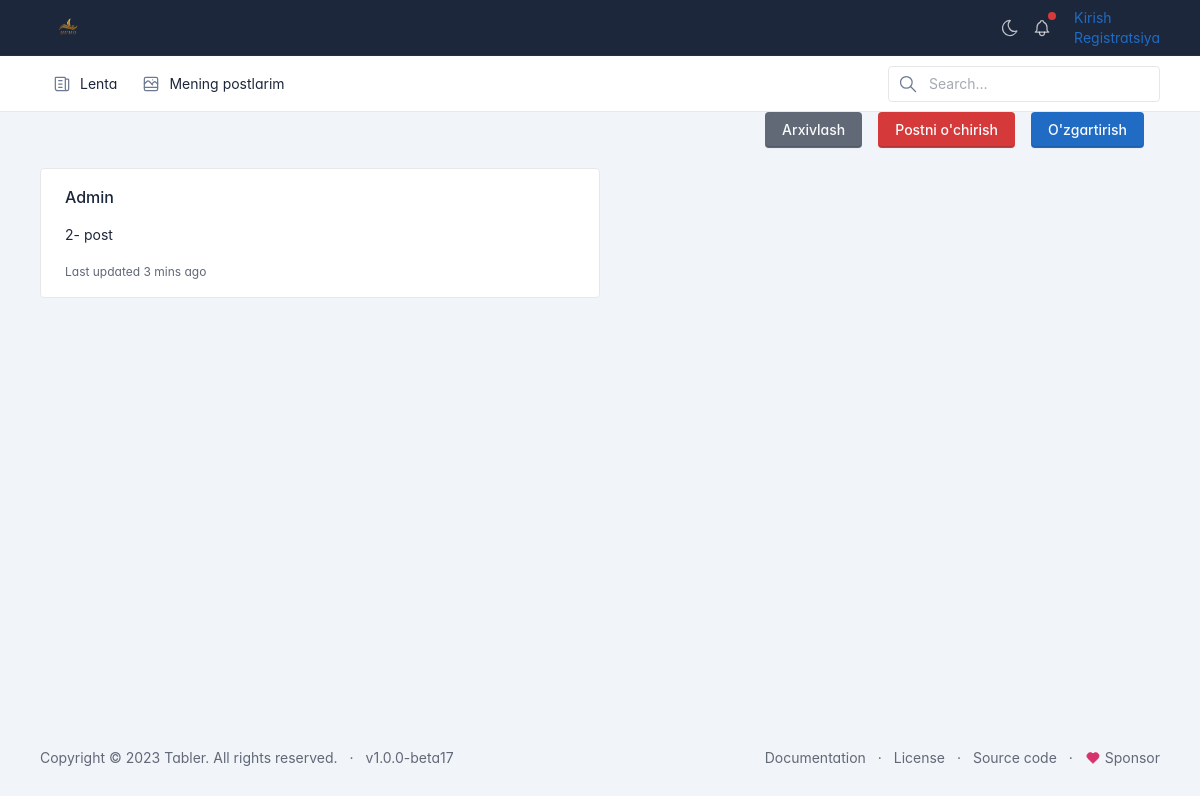
The page /post/details/3/ on the database as committed earlier.
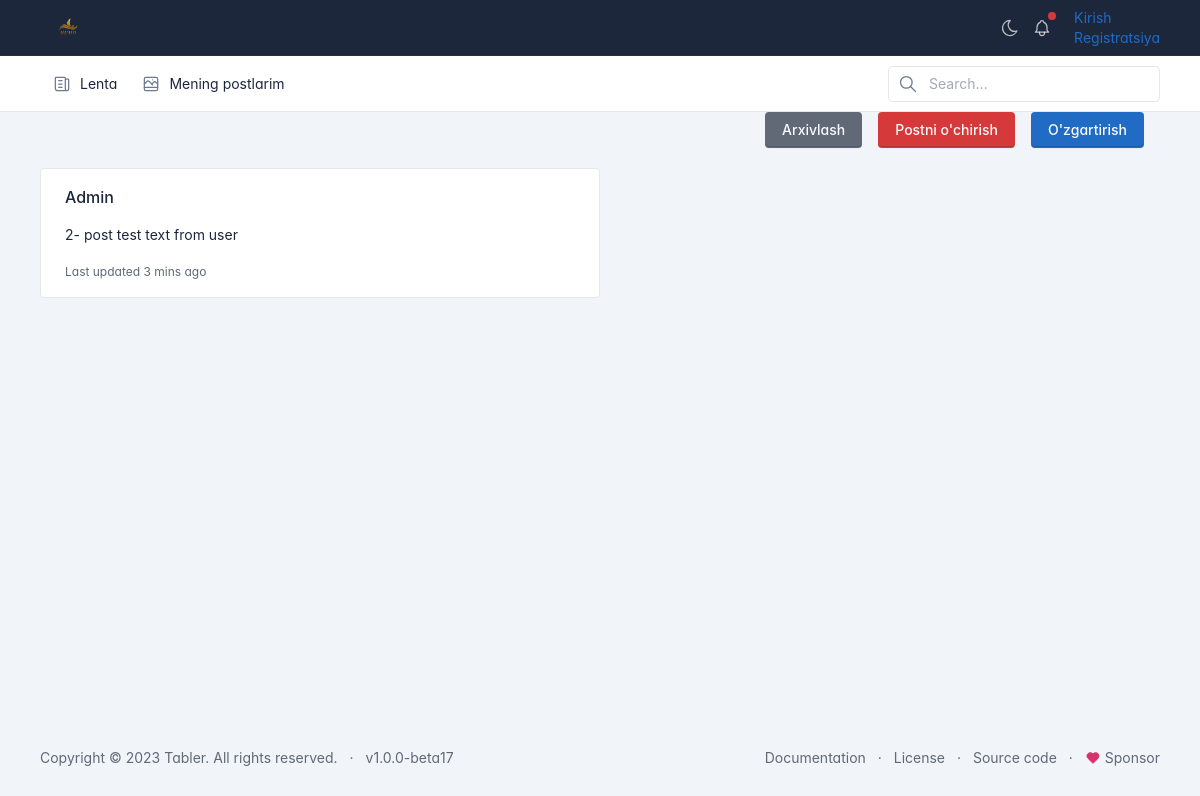
The same page on the database as committed later.
### posts/models.py (models this page shows, shortened)
class Post(models.Model):
    author = models.ForeignKey(User, on_delete=models.CASCADE, related_name='posts')
    image = models.ImageField("Rasm", upload_to='posts/')
    description = models.TextField("Tasnifi")
    is_archive = models.BooleanField(default=False)
    created = models.DateTimeField(auto_now_add=True)
    updated = models.DateTimeField(auto_now=True)
    likes = models.ManyToManyField(User, related_name='user_likes', null=True, blank=True)
    class Meta:
        verbose_name = "Post"
        verbose_name_plural = "Postlar"

### accounts/models.py (models this page shows, shortened)
class User(AbstractUser):
    avatar = models.ImageField(upload_to='users/avatars/', null=True, blank=True, verbose_name="Profil rasmi")
    birthday = models.DateField("Tug'ilgan sana", null=True)
    phone = models.CharField("Telefon raqam", max_length=13, null=True)
    class Meta:
        verbose_name = "Foydalanuvchi"
        verbose_name_plural = "Foydalanuvchilar"

### posts/views.py (the view)
# urls.py: path("post/details/<int:pk>/", PostDetailView.as_view(), name="post_details"),
class PostDetailView(DetailView):
    template_name = "post_details.html"
    model = Post
    queryset = Post.objects.filter()
    context_object_name = "post"
    def get_context_data(self, **kwargs):
        context = super().get_context_data(**kwargs)
        context["form"] = PostUpdateForm(instance=self.get_object())
        return context

### posts/forms.py
class PostUpdateForm(forms.ModelForm):
    class Meta:
        model = Post
        fields = ["description"]
        widgets = {
            "description": forms.Textarea(
                attrs={"class": "form-control"}
            )
        }

### posts/templates/post_details.html (shortened to what this page needs)
{% extends 'base.html' %}
{% block content %}
<div class="container-xl">
    <div class="row g-2 align-items-center">
        <div class="col-auto ms-auto d-print-none">
            <div class="d-flex">
                {% if not post.is_archive %}
                <div class="me-3">
                    <a href="{% url 'archivate_post' post.id %}" class="btn btn-secondary">
                        Arxivlash
                    </a>
                </div>
                {% else %}
                <div class="me-3">
                    <a href="{% url 'unarchive_post' post.id %}" class="btn btn-secondary">
                        Arxivdan chiqarish
                    </a>
                </div>
                {% endif %}
                <div class="me-3">
                    <a href="" class="btn btn-danger" data-bs-toggle="modal" data-bs-target="#modal-danger">
                        Postni o'chirish
                    </a>
                </div>
                <div class="me-3">
                    <a href="#" class="btn btn-primary" data-bs-toggle="modal" data-bs-target="#modal-update">
                        O'zgartirish
                    </a>
                </div>
            </div>
        </div>
    </div>
</div>
<div class="page-body">
    <div class="container-xl">
        <div class="content">
            <div class="w-50">
                <div class="card mb-3">
                <div class="card-body">
                    <h5 class="card-title">{{ post.author.username }}</h5>
                    <p class="card-text">{{ post.description }}</p>
                    <p class="card-text"><small class="text-muted">Last updated 3 mins ago</small></p>
                </div>
            </div>
            </div>
        </div>
    </div>
</div>
{% endblock %}

### posts/templates/base.html (shortened to what this page needs)
<!doctype html>
<html lang="en">
<head>
    {% load static %}
    <link href="{% static 'css/tabler.min.css' %}" rel="stylesheet"/>
    <link href="{% static 'css/tabler-flags.min.css' %}" rel="stylesheet"/>
    <link href="{% static 'css/tabler-payments.min.css' %}" rel="stylesheet"/>
    <link href="{% static 'css/tabler-vendors.min.css' %}" rel="stylesheet"/>
    <link href="{% static 'css/demo.min.css' %}" rel="stylesheet"/>
</head>
<body>
<div class="page">
    <header class="navbar navbar-expand-md navbar-dark d-print-none">
        <div class="container-xl">
            <h1 class="navbar-brand navbar-brand-autodark d-none-navbar-horizontal pe-0 pe-md-3">
                <a href="{% url 'index' %}">
                    <img src="/static/img/icons/Logo_white.webp" width="110" height="32" alt="HumoGram"
                         class="navbar-brand-image">
                </a>
            </h1>
            <div class="navbar-nav flex-row order-md-last">
                <div class="d-none d-md-flex">
                    <a href="?theme=dark" class="nav-link px-0 hide-theme-dark" title="Enable dark mode"
                       data-bs-toggle="tooltip" data-bs-placement="bottom">
                    </a>
                    <div class="nav-item dropdown d-none d-md-flex me-3">
                        <a href="#" class="nav-link px-0" data-bs-toggle="dropdown" tabindex="-1"
                           aria-label="Show notifications">
                            <span class="badge bg-red"></span>
                        </a>
                    </div>
                </div>
                {% if request.user.is_authenticated %}
                <div class="nav-item dropdown">
                    <a href="#" class="nav-link d-flex lh-1 text-reset p-0" data-bs-toggle="dropdown"
                       aria-label="Open user menu">
                        {% if request.user.avatar %}
                        <span class="avatar avatar-sm"
                              style="background-image: url({{ request.user.avatar.url }}); border-radius: 50%"></span>
                        {% else %}
                        <span class="avatar avatar-sm"
                              style="background-image: url(/static/img/icons/default.jpg); border-radius: 50%"></span>
                        {% endif %}
                        <div class="d-none d-xl-block ps-2">
                            <div>{{ request.user.username }}</div>
                            <div class="mt-1 small text-muted">
                                {{ request.user.first_name }}
                                {{ request.user.last_name }}
                            </div>
                        </div>
                    </a>
                    <div class="dropdown-menu dropdown-menu-end dropdown-menu-arrow">
                        <a href="#" class="dropdown-item">Status</a>
                        <a href="{% url 'user_profile' %}" class="dropdown-item">Profil</a>
                        <a href="#" class="dropdown-item">Arxivlar</a>
                        <div class="dropdown-divider"></div>
                        <a href="{% url 'logout' %}" class="dropdown-item">Chiqish</a>
                    </div>
                </div>
                {% else %}
                <div class="nav-item">
                    <a href="{% url 'sign_in' %}">Kirish</a>
                    <a href="{% url 'register' %}">Registratsiya</a>
                </div>
                {% endif %}
            </div>
        </div>
    </header>
    <div class="navbar-expand-md">
        <div class="collapse navbar-collapse" id="navbar-menu">
            <div class="navbar navbar-light">
                <div class="container-xl">
                    <ul class="navbar-nav">
                        <li class="nav-item">
                            <a class="nav-link" href="{% url 'index' %}">
                            <span class="nav-link-icon d-md-none d-lg-inline-block">
                                </span>
                                <span class="nav-link-title">
                                Lenta
                                </span>
                            </a>
                        </li>
                        <li class="nav-item">
                            <a class="nav-link" href="{% url 'my_posts' %}">
                            <span class="nav-link-icon d-md-none d-lg-inline-block">
                                </span>
                                <span class="nav-link-title">
                                Mening postlarim
                                </span>
                            </a>
                        </li>
                    </ul>
                    <div class="my-2 my-md-0 flex-grow-1 flex-md-grow-0 order-first order-md-last">
                        <form action="./" method="get" autocomplete="off" novalidate>
                            <div class="input-icon">
                    <span class="input-icon-addon">
                    </span>
                                <input type="text" value="" class="form-control" placeholder="Search…"
                                       aria-label="Search in website">
                            </div>
                        </form>
                    </div>
                </div>
            </div>
        </div>
    </div>
    <div class="page-wrapper">
        {% block content %}
        {% endblock %}
        <footer class="footer footer-transparent d-print-none">
            <div class="container-xl">
                <div class="row text-center align-items-center flex-row-reverse">
                    <div class="col-lg-auto ms-lg-auto">
                        <ul class="list-inline list-inline-dots mb-0">
                            <li class="list-inline-item"><a href="./docs/" class="link-secondary">Documentation</a></li>
                            <li class="list-inline-item"><a href="./license.html" class="link-secondary">License</a>
                            </li>
                            <li class="list-inline-item"><a href="https://github.com/tabler/tabler" target="_blank"
                                                            class="link-secondary" rel="noopener">Source code</a></li>
                            <li class="list-inline-item">
                                <a href="https://github.com/sponsors/codecalm" target="_blank" class="link-secondary"
                                   rel="noopener">
                                    Sponsor
                                </a>
                            </li>
                        </ul>
                    </div>
                    <div class="col-12 col-lg-auto mt-3 mt-lg-0">
                        <ul class="list-inline list-inline-dots mb-0">
                            <li class="list-inline-item">
                                Copyright &copy; 2023
                                <a href="." class="link-secondary">Tabler</a>.
                                All rights reserved.
                            </li>
                            <li class="list-inline-item">
                                <a href="./changelog.html" class="link-secondary" rel="noopener">
                                    v1.0.0-beta17
                                </a>
                            </li>
                        </ul>
                    </div>
                </div>
            </div>
        </footer>
    </div>
</div>
</body>
</html>

### posts/templates/base.html (style rules this page uses)
:root { --tblr-font-sans-serif: 'Inter Var', -apple-system, BlinkMacSystemFont, San Francisco, Segoe UI, Roboto, Helvetica Neue, sans-serif; }
body { font-feature-settings: "cv03", "cv04", "cv11"; }

Rows that differ between the two databases and show on the page:
changed Post "Admin": description "2- post" → "2- post test text from user"
